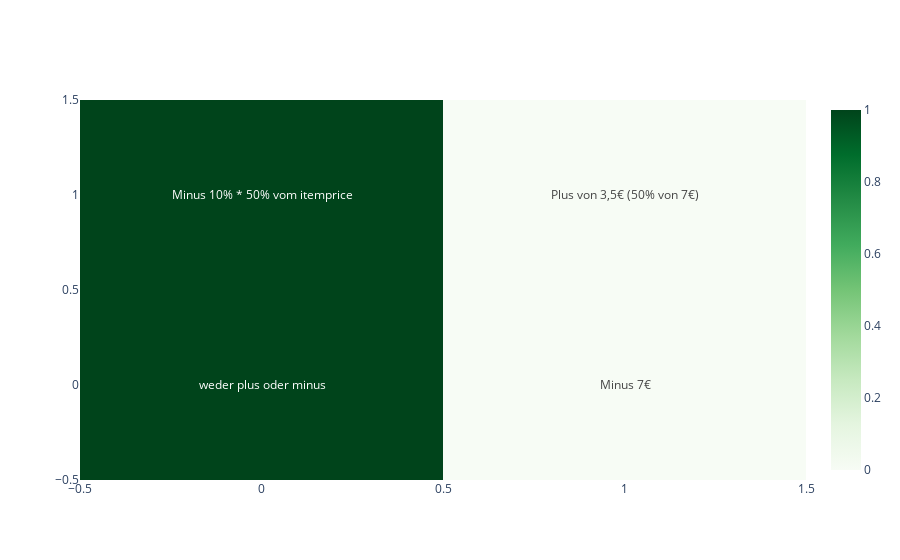

Here is the notebook cell this chart was saved with:
### Code cell
fig = go.Figure(data=go.Heatmap(
        
        z = [[1,0],[1,0]],
        # y= ["1", "0"],
        # x= ["0", "1"],
        hoverongaps= False,
        colorscale= "Greens",
        text=[["weder plus oder minus","Minus 7€"],["Minus 10% * 50% vom itemprice","Plus von 3,5€ (50% von 7€)"]],
        #textfont={"size":20})),
        texttemplate="%{text}",
        
    ),


    # layout= dict(
    #     legend_title_text= "ahjksbdhasbdhas",
    #     height= 400,
    #     width= 700,
    #     title= dict(text= f"<b>{title}</b>", xanchor= "center", yanchor= "top", y=0.85, x=0.5, font_size= 20),
    #     xaxis= dict(title= "<b>Predictions</b>"),
    #     yaxis= dict(title= "<b>Actuals</b>"),
    #     annotations= [
    #         dict(x= 0, y= 0, font= dict(color= "black"), text= f"{cm[1, 0]}", showarrow= False),
    #         dict(x= 0, y= 1, font= dict(color= "black"), text= f"{cm[0, 0]}", showarrow= False),
    #         dict(x= 1, y= 0, font= dict(color= "black"), text= f"{cm[1, 1]}", showarrow= False),
    #         dict(x= 1, y= 1, font= dict(color= "black"), text= f"{cm[0, 1]}", showarrow= False),
    #     ]
    # )
 )
fig.show()

### Figure 1 — Plotly figure (JSON) as saved in the notebook; plotly's stock layout.template omitted (floating-point values rounded to 4 significant figures)
{"data": [{"colorscale": [[0, "rgb(247,252,245)"], [0.125, "rgb(229,245,224)"], [0.25, "rgb(199,233,192)"], [0.375, "rgb(161,217,155)"], [0.5, "rgb(116,196,118)"], [0.625, "rgb(65,171,93)"], [0.75, "rgb(35,139,69)"], [0.875, "rgb(0,109,44)"], [1, "rgb(0,68,27)"]], "hoverongaps": false, "text": [["weder plus oder minus", "Minus 7€"], ["Minus 10% * 50% vom itemprice", "Plus von 3,5€ (50% von 7€)"]], "texttemplate": "%{text}", "type": "heatmap", "z": [[1, 0], [1, 0]]}], "layout": {}}
